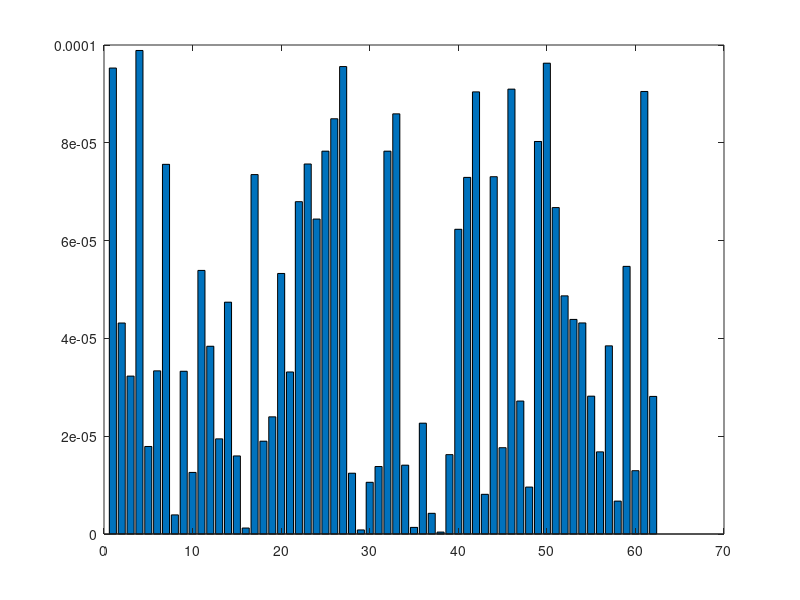
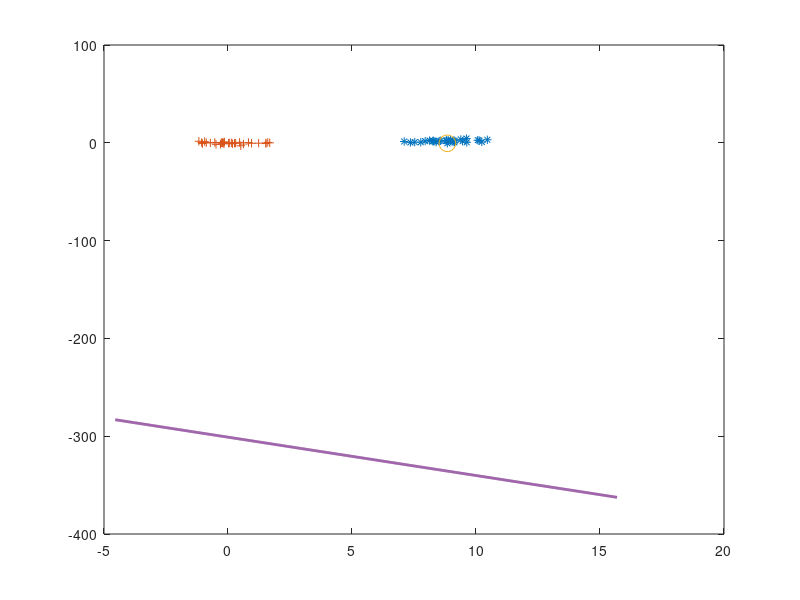

Reproduce these figures in MATLAB, in order.
% Implementation of optimal linear classifier with non-separable patterns

load data1
N = size(X, 1);
M = randperm(N);
X = X(M,:);

d = d(M);

% Construct the SVM use quadprog 1/2*x'*H*x + f'*x
H = zeros(N, N);
f = -ones(N, 1);
for m=1:N
    for n=1:N
        H(m,n) = d(m) * d(n) * (X(m,:) * X(n, :)');
    end
end

be = 0;
Ae = d';

A = []; b = [];
Lb = zeros(N, 1);
C = 0.1;
Ub = Lb + C;
alfa0 = 0.0001 * rand(N, 1);

alfa_opt = quadprog(H, f, A, b,Ae, be,Lb, Ub, alfa0);
bar(alfa_opt);
shg;

wo = 0;
for k=1:N
    wo = wo + alfa_opt(k)*d(k)* X(k,:);
end

figure;
indx = find(alfa_opt > eps);
b = d(indx(1)) - wo * X(indx(1), :)' ;
plot(X1(:,1), X1(:,2), '*', X2(:,1), X2(:,2), '+', X(indx(1),1), X(indx(1),2), 'o', 'MarkerSize', 12); shg;
hold on;
xT = linspace(1.5 * min(X(:)), 1.5 * max(X(:)), 1000);
yT = (-b - wo(1) * xT) / wo(2);

plot(xT, yT, 'LineWidth',2);